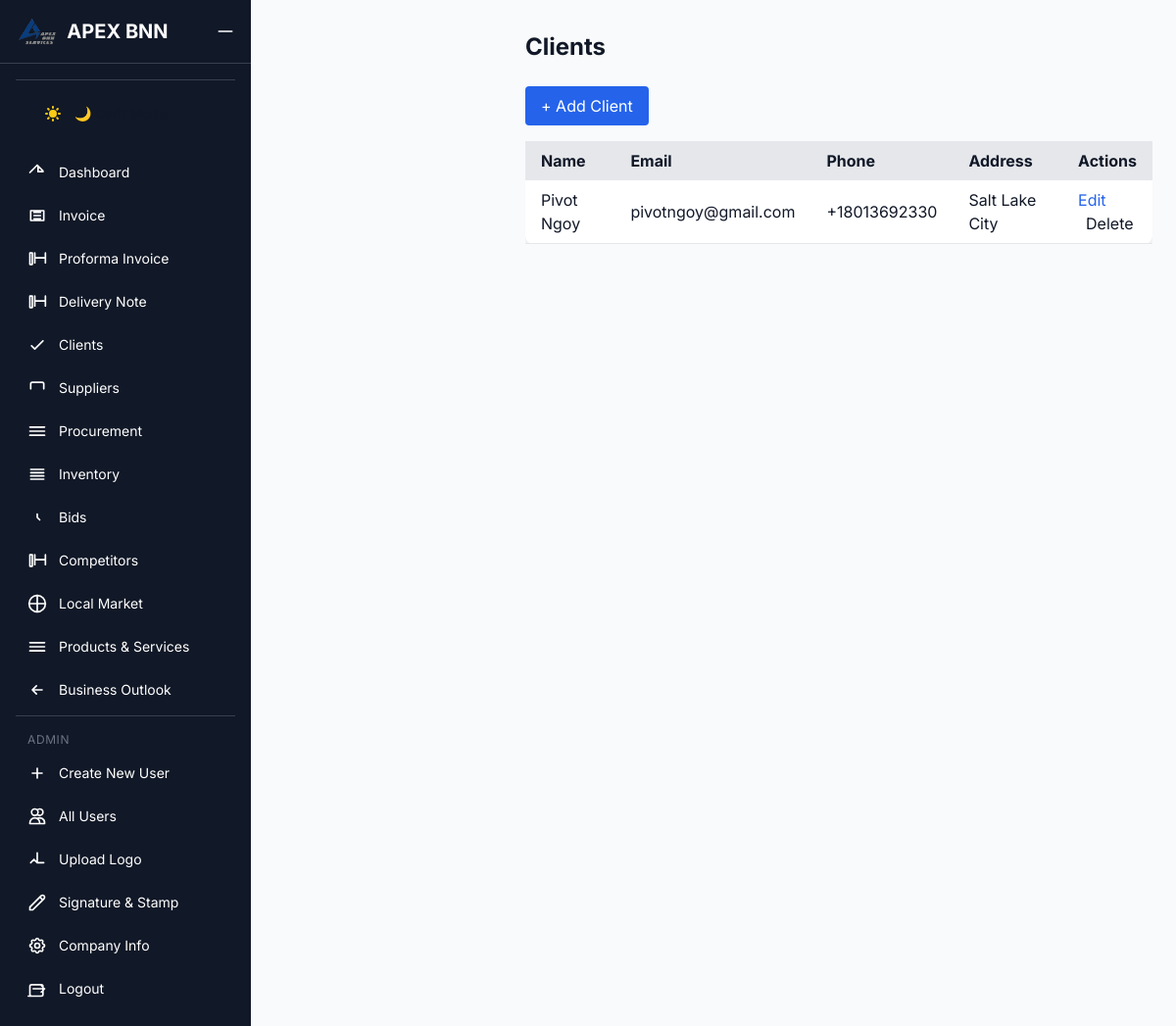
/clients (signed in), run on the app's committed database.
### models_core/models.py (models this page shows)
class Client(db.Model):
    id = db.Column(db.Integer, primary_key=True)
    name = db.Column(db.String(100), nullable=False)
    address = db.Column(db.Text)
    email = db.Column(db.String(100))
    phone = db.Column(db.String(20))
    invoices = db.relationship('Invoice', back_populates='client')  # ← string, not backref

### app.py (the view)
@app.route('/clients')
@login_required
def list_clients():
    delete_form = DeleteItemForm()
    clients = Client.query.all()
    return render_template('clients/list.html', clients=clients, delete_form=delete_form)

### forms.py
class DeleteItemForm(FlaskForm):
    submit = SubmitField("Delete")

### app.py (called while the page is built)
@app.context_processor
def inject_datetime():
    return {'datetime': datetime, 'now': datetime.now}

### templates/clients/list.html (shortened to what this page needs)
{% extends "base.html" %}
{% block content %}
<h1 class="text-2xl font-bold mb-6">Clients</h1>
<a href="{{ url_for('add_client') }}" class="bg-blue-600 text-white px-4 py-2 rounded mb-4 inline-block">+ Add Client</a>
{% if clients %}
  <div class="overflow-x-auto">
    <table class="min-w-full bg-white rounded-lg shadow">
      <thead class="bg-gray-200">
        <tr>
          <th class="px-4 py-2 text-left">Name</th>
          <th class="px-4 py-2 text-left">Email</th>
          <th class="px-4 py-2 text-left">Phone</th>
          <th class="px-4 py-2 text-left">Address</th>
          <th class="px-4 py-2 text-left">Actions</th>
        </tr>
      </thead>
      <tbody>
        {% for client in clients %}
        <tr class="border-b hover:bg-gray-50">
          <td class="px-4 py-2">{{ client.name }}</td>
          <td class="px-4 py-2">{{ client.email or '-' }}</td>
          <td class="px-4 py-2">{{ client.phone or '-' }}</td>
          <td class="px-4 py-2">{{ client.address or '-' }}</td>
          <td class="px-4 py-2 space-x-2">
            <a href="{{ url_for('edit_client', client_id=client.id) }}" class="text-blue-600 hover:underline">Edit</a>
            <form method="POST" action="{{ url_for('delete_client', client_id=client.id) }}">
              {{ delete_form.submit(class="text-red-600 hover:underline") }}
            </form>
          </td>
        </tr>
        {% endfor %}
      </tbody>
    </table>
  </div>
{% else %}
  <p class="text-gray-500">No clients found. <a href="{{ url_for('add_client') }}" class="text-blue-600">Add your first client</a>.</p>
{% endif %}
{% endblock %}

### templates/base.html (style rules this page uses)
body { font-family: 'Inter', sans-serif; background-color: #f8f9fa; color: #1f2937; transition: background-color 0.3s ease, color 0.3s ease; }
[data-theme="light"] .bg-white { background-color: white !important; box-shadow: 0 1px 3px rgba(0, 0, 0, 0.1); }
[data-theme="light"] input, [data-theme="light"] select, [data-theme="light"] textarea { background-color: white !important; color: #111827 !important; border-color: #d1d5db !important; }

### data on the page
Client: name "Pivot Ngoy", email "pivotngoy@gmail.com", phone "+18013692330", address "Salt Lake City"
